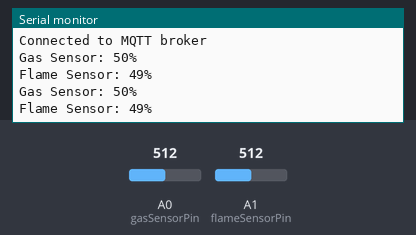
Bench run of a sketch on a simulated Arduino MKR. Shown: the last lines printed to the serial monitor. The test bench sets the inputs (shaded band); at power-on: A0 (gasSensorPin) = 512, A1 (flameSensorPin) = 512. WiFi joins after 1.5 s; servers stay silent unless stated; no MQTT or app messages arrive unless stated.

Above: at 2.7 s.
2.8 s: A0 (gasSensorPin) set to 716
At 4.1 s:
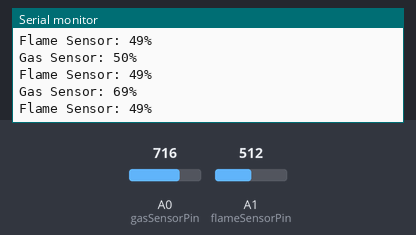
4.3 s: A1 (flameSensorPin) set to 716
At 5.4 s:
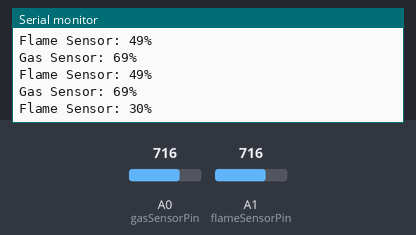
5.8 s: A0 (gasSensorPin) set to 900
At 7.1 s:
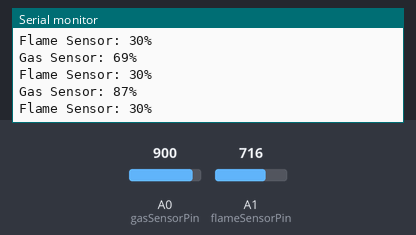
7.3 s: A1 (flameSensorPin) set to 900
At 8.0 s:
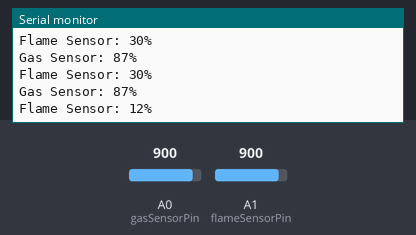
Timing chart, 0 to 9.8 s (numbered marks = the images above; inputs shaded):
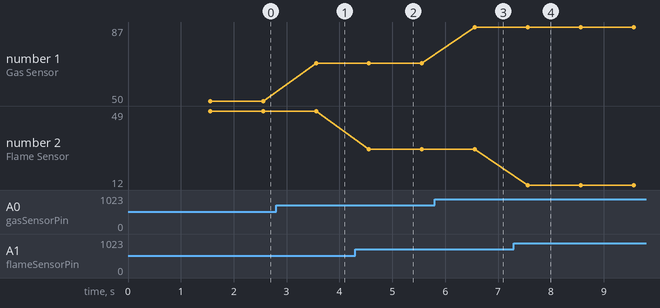

The sketch:

1st_Arduino_sensors.ino
```cpp
#include <WiFiNINA.h>
#include <Wire.h>
#include <PubSubClient.h>

// Wi-Fi credentials
const char* ssid = "AndroidHotspot2823";
const char* password = "chldbstjr";

// MQTT broker configuration
const char* mqttServer = "192.168.82.100";
const int mqttPort = 1883;
const char* mqttTopicGas = "sensor/gas";
const char* mqttTopicFlame = "sensor/flame";
const char* mqttClientId = "ArduinoClient";

// MQ-4 Gas Sensor
const int gasSensorPin = A0;

// KY-026 Flame Sensor
const int flameSensorPin = A1;

WiFiClient wifiClient;
PubSubClient mqttClient(wifiClient);

void setup() {
  Serial.begin(9600);
  while (!Serial) {
    ;  // Wait for Serial to initialize
  }

  // Connect to Wi-Fi
  WiFi.begin(ssid, password);
  while (WiFi.status() != WL_CONNECTED) {
    delay(1000);
    Serial.println("Connecting to WiFi...");
  }

  Serial.println("Connected to WiFi");

  // Set MQTT server and port
  mqttClient.setServer(mqttServer, mqttPort);

  // Initialize I2C communication
  Wire.begin();
}

void loop() {
  // Connect to MQTT broker
  if (!mqttClient.connected()) {
    reconnect();
  }
  mqttClient.loop();

  // Read gas sensor value
  int gasSensorValue = analogRead(gasSensorPin);
  int gasPercentage = map(gasSensorValue, 0, 1023, 0, 100);

  // Read flame sensor value
  int flameSensorValue = analogRead(flameSensorPin);
  int flamePercentage = map(flameSensorValue, 1023, 0, 0, 100);

  // Publish sensor readings to MQTT topics
  char payload[4];
  snprintf(payload, sizeof(payload), "%d", gasPercentage);
  mqttClient.publish(mqttTopicGas, payload);

  snprintf(payload, sizeof(payload), "%d", flamePercentage);
  mqttClient.publish(mqttTopicFlame, payload);

  // Print sensor values to Serial Monitor
  Serial.print("Gas Sensor: ");
  Serial.print(gasPercentage);
  Serial.println("%");

  Serial.print("Flame Sensor: ");
  Serial.print(flamePercentage);
  Serial.println("%");

  delay(1000);  // Delay between readings
}

void reconnect() {
  while (!mqttClient.connected()) {
    Serial.println("Attempting MQTT connection...");
    if (mqttClient.connect(mqttClientId)) {
      Serial.println("Connected to MQTT broker");
    } else {
      Serial.print("Failed, rc=");
      Serial.print(mqttClient.state());
      Serial.println(" Retrying in 5 seconds...");
      delay(5000);
    }
  }
}
```

Measured:
- after the input at 2.8 s, the serial monitor: prints a new line after 0.76 s (image 1)
- after the input at 4.3 s, the serial monitor: prints a new line after 0.26 s (image 2)
- after the input at 5.8 s, the serial monitor: prints a new line after 0.76 s (image 3)
- after the input at 7.3 s, the serial monitor: prints a new line after 0.26 s (image 4)
- plotted number 1: 50 → 69 after the input at 2.8 s, 69 → 87 after the input at 5.8 s
- plotted number 2: 49 → 30 after the input at 4.3 s, 30 → 12 after the input at 7.3 s
